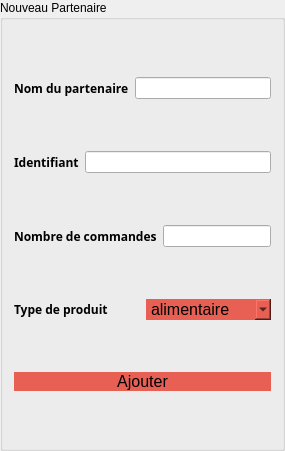
             <widget class="QGroupBox" name="groupBox">
              <property name="minimumSize">
               <size>
                <width>0</width>
                <height>451</height>
               </size>
              </property>
              <property name="autoFillBackground">
               <bool>false</bool>
              </property>
              <property name="styleSheet">
               <string notr="true"/>
              </property>
              <property name="title">
               <string>Nouveau Partenaire</string>
              </property>
              <layout class="QVBoxLayout" name="verticalLayout_7">
               <item>
                <layout class="QHBoxLayout" name="horizontalLayout_8">
                 <item>
                  <widget class="QLabel" name="label_nom">
                   <property name="font">
                    <font>
                     <family>Lucida Sans</family>
                     <weight>75</weight>
                     <bold>true</bold>
                     <underline>false</underline>
                    </font>
                   </property>
                   <property name="text">
                    <string>Nom du partenaire</string>
                   </property>
                  </widget>
                 </item>
                 <item>
                  <widget class="QLineEdit" name="lineEdit_nom"/>
                 </item>
                </layout>
               </item>
               <item>
                <layout class="QHBoxLayout" name="horizontalLayout_11">
                 <item>
                  <widget class="QLabel" name="label_ID">
                   <property name="font">
                    <font>
                     <family>Lucida Sans</family>
                     <weight>75</weight>
                     <bold>true</bold>
                     <underline>false</underline>
                    </font>
                   </property>
                   <property name="text">
                    <string>Identifiant</string>
                   </property>
                  </widget>
                 </item>
                 <item>
                  <widget class="QLineEdit" name="lineEdit_ID"/>
                 </item>
                </layout>
               </item>
               <item>
                <layout class="QHBoxLayout" name="horizontalLayout_12">
                 <item>
                  <widget class="QLabel" name="label_nbC">
                   <property name="font">
                    <font>
                     <family>Lucida Sans</family>
                     <weight>75</weight>
                     <bold>true</bold>
                     <underline>false</underline>
                    </font>
                   </property>
                   <property name="text">
                    <string>Nombre de commandes</string>
                   </property>
                  </widget>
                 </item>
                 <item>
                  <widget class="QLineEdit" name="lineEdit_nbC"/>
                 </item>
                </layout>
               </item>
               <item>
                <layout class="QHBoxLayout" name="horizontalLayout_13">
                 <item>
                  <widget class="QLabel" name="label_produit">
                   <property name="font">
                    <font>
                     <family>Lucida Sans</family>
                     <weight>75</weight>
                     <bold>true</bold>
                     <underline>false</underline>
                    </font>
                   </property>
                   <property name="text">
                    <string>Type de produit</string>
                   </property>
                  </widget>
                 </item>
                 <item>
                  <widget class="QComboBox" name="comboBox_produit">
                   <property name="styleSheet">
                    <string notr="true">QComboBox {
 background-color:#e86054;  /* Green */ 
  border: none;
 /* color: gray; 
  padding: 15px 32px;*/
  text-align: center;
  font-size: 16px;
	border:9px;
}
QComboBox:hover{

background-color:#e0987b;
color:#7d2b20;
}
QComboBox:click{

background-color:#FCDBCE;
}
</string>
                   </property>
                   <property name="currentText">
                    <string>alimentaire</string>
                   </property>
                   <item>
                    <property name="text">
                     <string>alimentaire</string>
                    </property>
                   </item>
                   <item>
                    <property name="text">
                     <string>esthetique</string>
                    </property>
                   </item>
                   <item>
                    <property name="text">
                     <string>vestimentaire</string>
                    </property>
                   </item>
                   <item>
                    <property name="text">
                     <string>divers</string>
                    </property>
                   </item>
                  </widget>
                 </item>
                </layout>
               </item>
               <item>
                <widget class="QPushButton" name="pushButton_ajouterP">
                 <property name="styleSheet">
                  <string notr="true">QPushButton {
 background-color:#e86054;  /* Green */ 
  border: none;
 /* color: gray; 
  padding: 15px 32px;*/
  text-align: center;
  font-size: 16px;
	border:9px;
}
QPushButton:hover{

background-color:#e0987b;
color:#7d2b20;
}
QPushButton:click{

background-color:#FCDBCE;
}</string>
                 </property>
                 <property name="text">
                  <string>Ajouter</string>
                 </property>
                </widget>
               </item>
              </layout>
             </widget>
